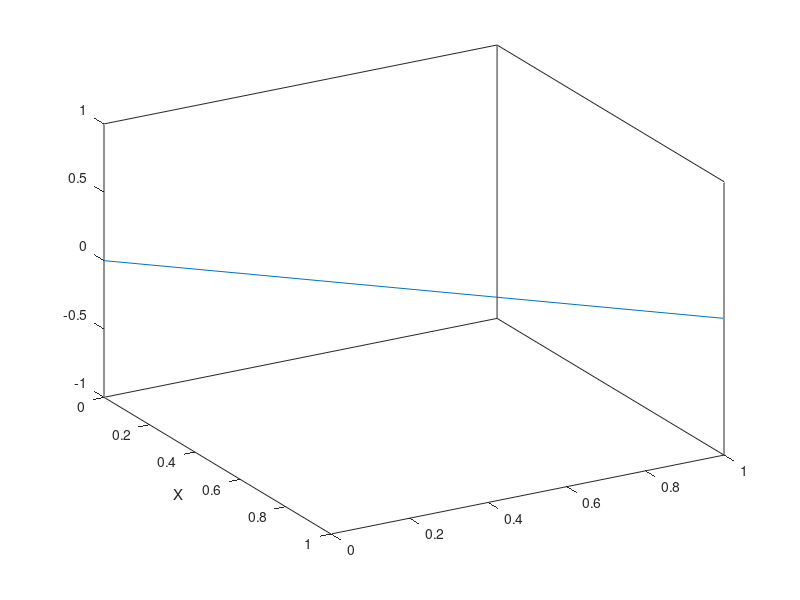

The MATLAB source for this figure: (Note: this script raises an error after producing the figure.)
%=============================================================================
% Copyright (c) 2026-present Allan CORNET (Nelson)
%=============================================================================
% This file is part of Nelson.
%=============================================================================
% LICENCE_BLOCK_BEGIN
% SPDX-License-Identifier: LGPL-3.0-or-later
% LICENCE_BLOCK_END
%=============================================================================
% <--ADV-CLI MODE-->
%=============================================================================
% Axis labels re-derive their Rotation and alignment from the View (auto
% RotationMode semantics). Expected values below cover automatic behavior
% across view(2), view(3) and several azimuths.
%=============================================================================
% A user HorizontalAlignment is likewise frozen while Rotation stays auto: the
% pinned 'left' survives a view whose auto alignment would be 'right'.
f = figure('Visible', 'off');
plot([0 1], [0 1]);
ax = gca();
hx = xlabel(ax, 'X');
set(hx, 'HorizontalAlignment', 'left');
view(ax, 60, 30);
drawnow();
asserts.isequal(hx.Rotation, 0);
asserts.isequal(hx.HorizontalAlignment, 'left');
close(f);
%=============================================================================
